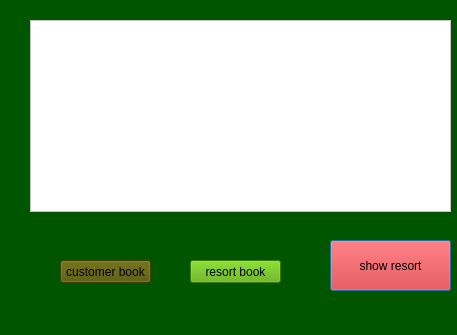
<?xml version="1.0" encoding="UTF-8"?>
<ui version="4.0">
 <class>saintmartinDialog</class>
 <widget class="QDialog" name="saintmartinDialog">
  <property name="geometry">
   <rect>
    <x>0</x>
    <y>0</y>
    <width>457</width>
    <height>335</height>
   </rect>
  </property>
  <property name="windowTitle">
   <string>Dialog</string>
  </property>
  <property name="styleSheet">
   <string notr="true">background:rgb(0, 85, 0);</string>
  </property>
  <widget class="QTableView" name="tableView_saintmartiny">
   <property name="geometry">
    <rect>
     <x>30</x>
     <y>20</y>
     <width>421</width>
     <height>192</height>
    </rect>
   </property>
   <property name="styleSheet">
    <string notr="true">font: 75 10pt &quot;Bell MT&quot;;
background:rgb(255, 255, 255)</string>
   </property>
  </widget>
  <widget class="QPushButton" name="pushButton_saintmartiny">
   <property name="geometry">
    <rect>
     <x>330</x>
     <y>240</y>
     <width>121</width>
     <height>51</height>
    </rect>
   </property>
   <property name="styleSheet">
    <string notr="true">font: 75 12pt &quot;Bell MT&quot;;
background:rgb(255, 0, 0)</string>
   </property>
   <property name="text">
    <string>show resort</string>
   </property>
  </widget>
  <widget class="QPushButton" name="pushButton_resortbooksaint">
   <property name="geometry">
    <rect>
     <x>190</x>
     <y>260</y>
     <width>91</width>
     <height>23</height>
    </rect>
   </property>
   <property name="styleSheet">
    <string notr="true">background:rgb(85, 170, 0)</string>
   </property>
   <property name="text">
    <string>resort book</string>
   </property>
  </widget>
  <widget class="QPushButton" name="pushButton_customerbooksaint">
   <property name="geometry">
    <rect>
     <x>60</x>
     <y>260</y>
     <width>91</width>
     <height>23</height>
    </rect>
   </property>
   <property name="styleSheet">
    <string notr="true">background:rgb(85, 85, 0)</string>
   </property>
   <property name="text">
    <string>customer book</string>
   </property>
  </widget>
 </widget>
 <resources/>
 <connections/>
</ui>
